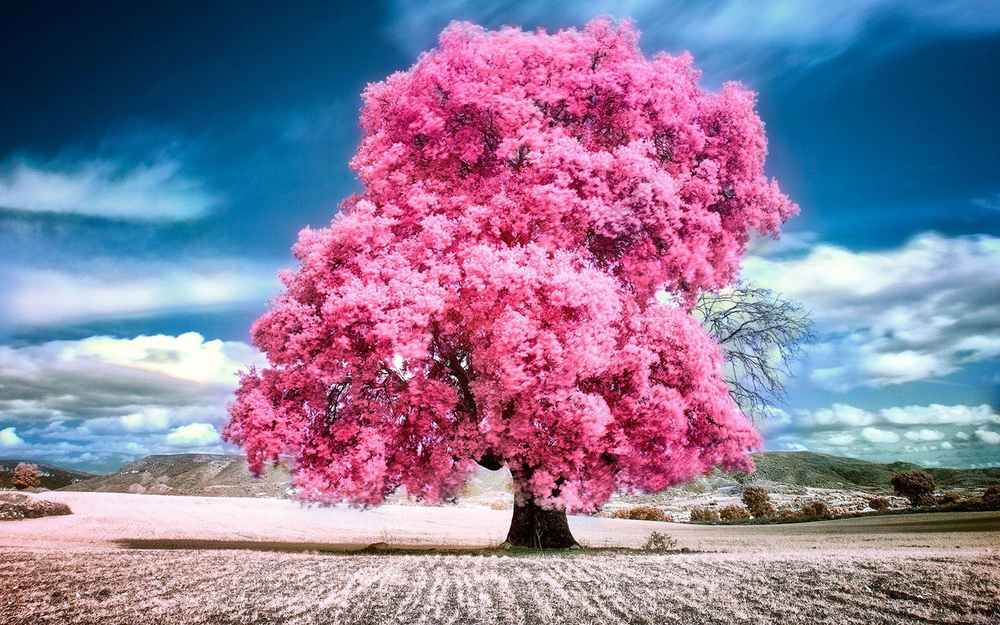
#> input picture img.png, 1000 x 625 px, shrunk from 1920 x 1200 before the run
$ python ex.1.py
#> lines starting #> are read from the running program, lines starting #| are printed output that depends on the picture
import cv2

img = cv2.imread("img.png")
#> img is the input picture: shape (625, 1000, 3); mean B, G, R 155.6, 125.1, 140.1

if img is None:
    print("Image not found")
else:
    gray = cv2.cvtColor(img, cv2.COLOR_BGR2GRAY)
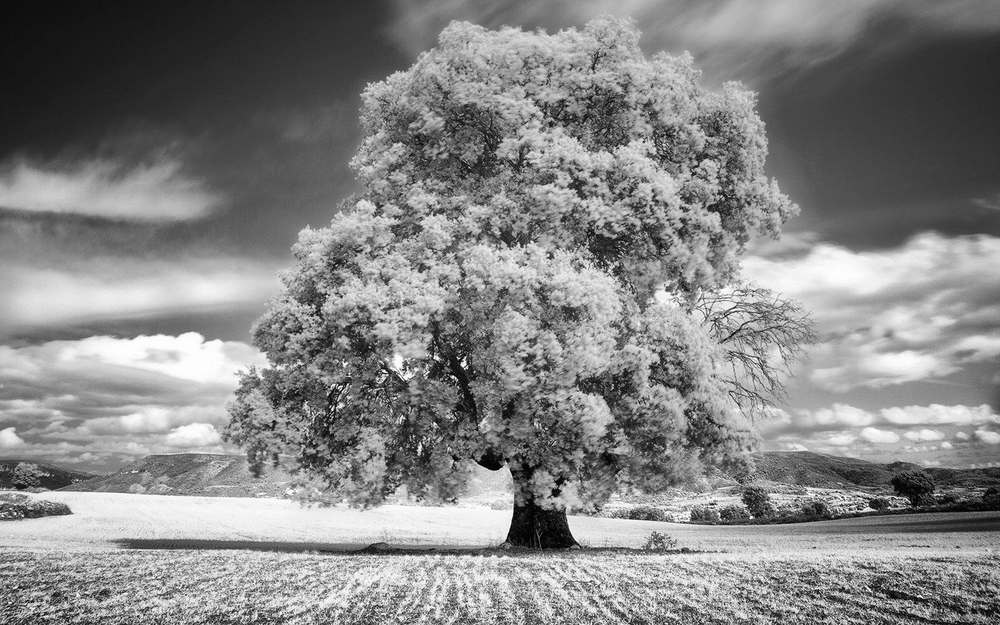
#> gray: shape (625, 1000); min 0, max 255, mean 133

    cv2.imshow("Original Image", img)
    cv2.imshow("Grayscale Image", gray)

    cv2.waitKey(0)
    cv2.destroyAllWindows()
